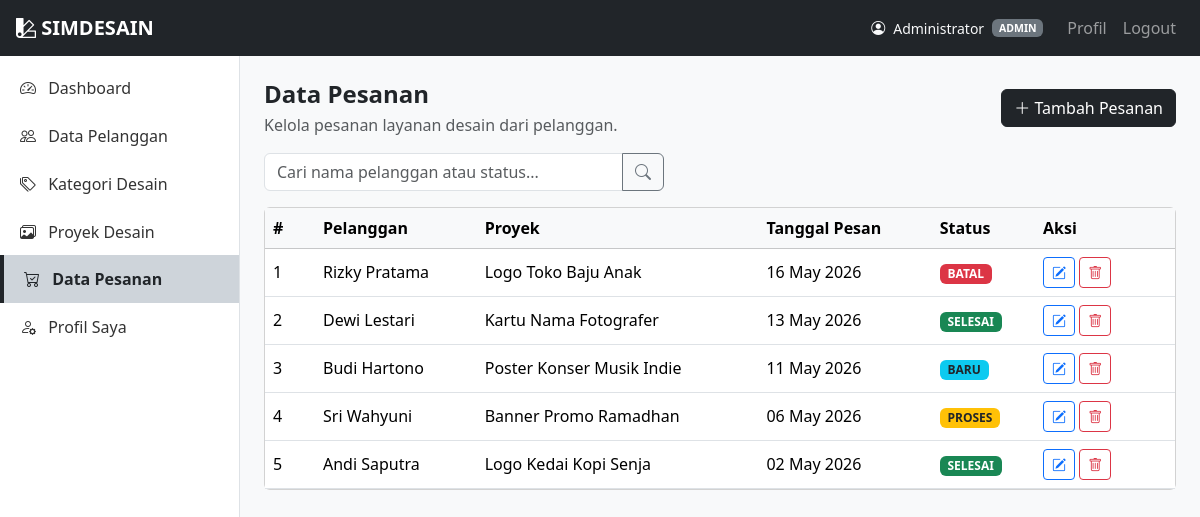
/pesanan/index.php (signed in), run on the app's committed database.
### tables this page shows
CREATE TABLE pesanan (
    id_pesanan      INT AUTO_INCREMENT PRIMARY KEY,
    id_pelanggan    INT           NOT NULL,
    id_proyek       INT           NOT NULL,
    created_by      INT           DEFAULT NULL,  
    tanggal_pesan   DATE          NOT NULL,
    status_pesanan  ENUM('baru','proses','selesai','batal') NOT NULL DEFAULT 'baru',
    catatan         TEXT          DEFAULT NULL,
    created_at      TIMESTAMP     DEFAULT CURRENT_TIMESTAMP,

    CONSTRAINT fk_pesanan_pelanggan
        FOREIGN KEY (id_pelanggan) REFERENCES pelanggan(id_pelanggan)
        ON UPDATE CASCADE
        ON DELETE RESTRICT,

    CONSTRAINT fk_pesanan_proyek
        FOREIGN KEY (id_proyek) REFERENCES proyek_desain(id_proyek)
        ON UPDATE CASCADE
        ON DELETE RESTRICT,

    CONSTRAINT fk_pesanan_user
        FOREIGN KEY (created_by) REFERENCES users(id_user)
        ON UPDATE CASCADE
        ON DELETE SET NULL
);

CREATE TABLE pelanggan (
    id_pelanggan     INT AUTO_INCREMENT PRIMARY KEY,
    nama_pelanggan   VARCHAR(100)  NOT NULL,
    email            VARCHAR(100)  DEFAULT NULL,
    no_telepon       VARCHAR(20)   DEFAULT NULL,
    alamat           TEXT          DEFAULT NULL,
    created_at       TIMESTAMP     DEFAULT CURRENT_TIMESTAMP
);

CREATE TABLE proyek_desain (
    id_proyek       INT AUTO_INCREMENT PRIMARY KEY,
    id_kategori     INT           NOT NULL,
    nama_proyek     VARCHAR(150)  NOT NULL,
    deskripsi       TEXT          DEFAULT NULL,
    gambar_hasil    VARCHAR(255)  DEFAULT NULL,  
    tanggal_dibuat  DATE          NOT NULL,
    created_at      TIMESTAMP     DEFAULT CURRENT_TIMESTAMP,

    CONSTRAINT fk_proyek_kategori
        FOREIGN KEY (id_kategori) REFERENCES kategori_desain(id_kategori)
        ON UPDATE CASCADE
        ON DELETE RESTRICT
);

### pesanan/index.php (the view, shortened to what this page needs)
<?php
require_once '../config/koneksi.php';
$kata_kunci = isset($_GET['cari']) ? bersihkan_input($_GET['cari']) : '';
$sql_dasar = "SELECT ps.*, pl.nama_pelanggan, pr.nama_proyek
              FROM pesanan ps
              JOIN pelanggan pl ON ps.id_pelanggan = pl.id_pelanggan
              JOIN proyek_desain pr ON ps.id_proyek = pr.id_proyek";
if ($kata_kunci !== '') {
    $sql = $sql_dasar . " WHERE pl.nama_pelanggan LIKE ? OR ps.status_pesanan LIKE ?
                          ORDER BY ps.id_pesanan DESC";
    $stmt = $koneksi->prepare($sql);
    $pencarian = "%{$kata_kunci}%";
    $stmt->bind_param("ss", $pencarian, $pencarian);
    $stmt->execute();
    $data_pesanan = $stmt->get_result();
} else {
    $data_pesanan = $koneksi->query($sql_dasar . " ORDER BY ps.id_pesanan DESC");
}
function warna_status($status) {
    return match ($status) {
        'baru'    => 'bg-info text-dark',
        'proses'  => 'bg-warning text-dark',
        'selesai' => 'bg-success',
        'batal'   => 'bg-danger',
        default   => 'bg-secondary',
    };
}
?>
<?php require_once '../includes/header.php'; ?>
<div class="wrapper">
    <?php require_once '../includes/sidebar.php'; ?>
    <div class="content-area p-4">
        <div class="d-flex justify-content-between align-items-center mb-3">
            <div>
                <h4 class="fw-semibold mb-1">Data Pesanan</h4>
                <p class="text-muted mb-0">Kelola pesanan layanan desain dari pelanggan.</p>
            </div>
            <a href="tambah.php" class="btn btn-dark">
                <i class="bi bi-plus-lg"></i> Tambah Pesanan
            </a>
        </div>
        <form method="GET" action="index.php" class="mb-3">
            <div class="input-group" style="max-width: 400px;">
                <input type="text" name="cari" class="form-control"
                       placeholder="Cari nama pelanggan atau status..."
                       value="<?= htmlspecialchars($kata_kunci) ?>">
                <button type="submit" class="btn btn-outline-secondary">
                    <i class="bi bi-search"></i>
                </button>
            </div>
        </form>
        <div class="card">
            <div class="table-responsive">
                <table class="table table-hover align-middle mb-0">
                    <thead class="table-light">
                        <tr>
                            <th style="width: 50px;">#</th>
                            <th>Pelanggan</th>
                            <th>Proyek</th>
                            <th>Tanggal Pesan</th>
                            <th>Status</th>
                            <th style="width: 140px;">Aksi</th>
                        </tr>
                    </thead>
                    <tbody>
                        <?php if ($data_pesanan->num_rows > 0): ?>
                            <?php $no = 1; ?>
                            <?php while ($row = $data_pesanan->fetch_assoc()): ?>
                                <tr>
                                    <td><?= $no++ ?></td>
                                    <td><?= htmlspecialchars($row['nama_pelanggan']) ?></td>
                                    <td><?= htmlspecialchars($row['nama_proyek']) ?></td>
                                    <td><?= date('d M Y', strtotime($row['tanggal_pesan'])) ?></td>
                                    <td>
                                        <span class="badge <?= warna_status($row['status_pesanan']) ?> text-uppercase">
                                            <?= htmlspecialchars($row['status_pesanan']) ?>
                                        </span>
                                    </td>
                                    <td>
                                        <a href="edit.php?id=<?= $row['id_pesanan'] ?>"
                                           class="btn btn-sm btn-outline-primary" title="Edit">
                                            <i class="bi bi-pencil-square"></i>
                                        </a>
                                        <button type="button" class="btn btn-sm btn-outline-danger"
                                                data-bs-toggle="modal"
                                                data-bs-target="#modalHapus"
                                                data-id="<?= $row['id_pesanan'] ?>"
                                                data-nama="<?= htmlspecialchars($row['nama_pelanggan'] . ' - ' . $row['nama_proyek']) ?>"
                                                title="Hapus">
                                            <i class="bi bi-trash"></i>
                                        </button>
                                    </td>
                                </tr>
                            <?php endwhile; ?>
                        <?php endif; ?>
                    </tbody>
                </table>
            </div>
        </div>
    </div>
</div>
<?php require_once '../includes/footer.php'; ?>

### assets/css/style.css (style rules this page uses)
body { background-color: #f8f9fa; }
.wrapper { display: flex; min-height: calc(100vh - 56px); }
.content-area { flex: 1; min-width: 0; }

### data on the page
pesanan: id_pelanggan.nama_pelanggan "Rizky Pratama", id_proyek.nama_proyek "Logo Toko Baju Anak", tanggal_pesan "16 May 2026", status_pesanan "BATAL"
pesanan: id_pelanggan.nama_pelanggan "Dewi Lestari", id_proyek.nama_proyek "Kartu Nama Fotografer", tanggal_pesan "13 May 2026", status_pesanan "SELESAI"
pesanan: id_pelanggan.nama_pelanggan "Budi Hartono", id_proyek.nama_proyek "Poster Konser Musik Indie", tanggal_pesan "11 May 2026", status_pesanan "BARU"
pesanan: id_pelanggan.nama_pelanggan "Sri Wahyuni", id_proyek.nama_proyek "Banner Promo Ramadhan", tanggal_pesan "06 May 2026", status_pesanan "PROSES"
pesanan: id_pelanggan.nama_pelanggan "Andi Saputra", id_proyek.nama_proyek "Logo Kedai Kopi Senja", tanggal_pesan "02 May 2026", status_pesanan "SELESAI"

### other printed values
$_SESSION['nama_lengkap'] "Administrator"
$_SESSION['role'] "ADMIN"
